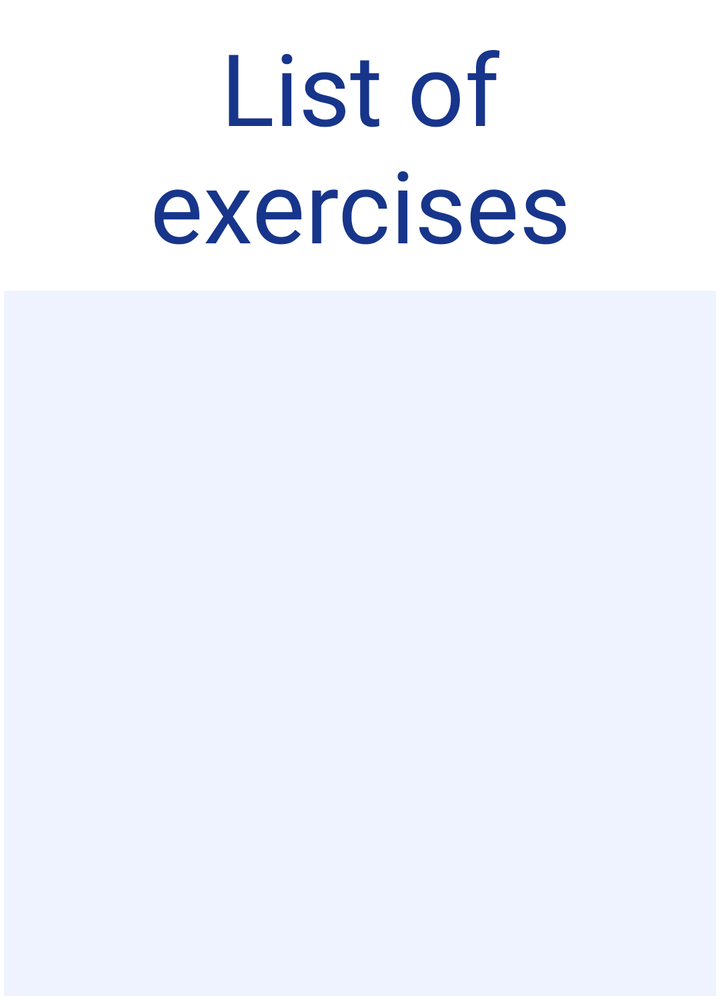
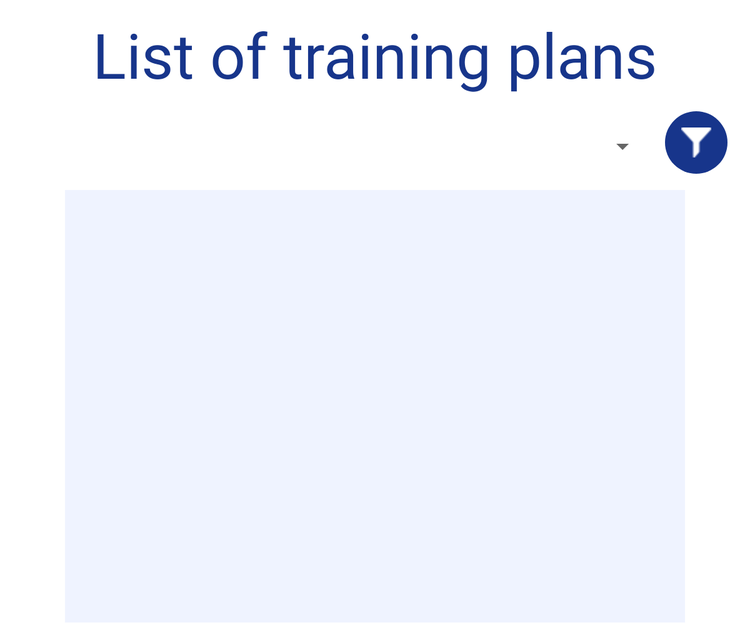

An Android layout and its configuration variant, each rendered on a device that would load it. The default file and the variant file are quoted in full after the pictures.
<!-- AndroidManifest.xml: application theme Theme.MobileAppVolley -->
<!-- res/layout/fragment_exercises.xml -->
<layout xmlns:android="http://schemas.android.com/apk/res/android"
    xmlns:app="http://schemas.android.com/apk/res-auto"
    xmlns:tools="http://schemas.android.com/tools">

    <data>
        <variable
            name="callback"
            type="com.example.mobileappvolley.fragment.coach.FragmentExercises" />
    </data>

    <RelativeLayout

        android:layout_width="match_parent"
        android:layout_height="500dp"
        android:padding="2dp"
        tools:context=".fragment.coach.FragmentExercises">

        <TextView
            android:id="@+id/title"
            android:layout_width="wrap_content"
            android:layout_height="wrap_content"
            android:layout_alignParentStart="true"
            android:layout_alignParentTop="true"
            android:layout_alignParentEnd="true"
            android:layout_marginStart="50dp"
            android:layout_marginTop="8dp"
            android:layout_marginEnd="50dp"
            android:fontFamily="@font/dongle_regular"
            android:text="List of exercises"
            android:textAlignment="center"
            android:textColor="@color/main_color"
            android:textSize="50sp" />

        <androidx.recyclerview.widget.RecyclerView
            android:background="#EFF3FF"
            android:id="@+id/exercisesRecyclerView"
            android:layout_width="match_parent"
            android:layout_height="match_parent"
            android:layout_below="@+id/title"
            android:layout_marginTop="10dp"
            android:layout_marginEnd="0dp" />
    </RelativeLayout>

</layout>
<!-- resources referenced by this layout -->
<resources>
  <color name="main_color">#17358b</color>
  <style name="Theme.MobileAppVolley" parent="Theme.MaterialComponents.DayNight.DarkActionBar">
          <item name="windowNoTitle">true</item>
          <item name="windowActionBar">false</item>
          
          <item name="colorPrimary">@color/purple_500</item>
          <item name="colorPrimaryVariant">@color/black</item>
          <item name="colorOnPrimary">@color/white</item>
          
          <item name="colorSecondary">@color/teal_200</item>
          <item name="colorSecondaryVariant">@color/teal_700</item>
          <item name="colorOnSecondary">@color/black</item>
          
          <item name="android:statusBarColor" tools:targetApi="l">?attr/colorPrimaryVariant</item>
          
      </style>
  <color name="purple_500">#FF6200EE</color>
  <color name="black">#FF000000</color>
  <color name="white">#FFFFFFFF</color>
  <color name="teal_200">#FF03DAC5</color>
  <color name="teal_700">#FF018786</color>
</resources>
<!-- res/layout-sw600dp/fragment_exercises.xml (the repository's variant of the layout above) -->
<!-- drawn on a 7-inch tablet held upright -->
<layout xmlns:android="http://schemas.android.com/apk/res/android"
    xmlns:app="http://schemas.android.com/apk/res-auto"
    xmlns:tools="http://schemas.android.com/tools">

    <data>
        <variable
            name="callback"
            type="com.example.mobileappvolley.fragment.coach.FragmentTrainingPlans" />
    </data>

    <RelativeLayout

        android:layout_width="match_parent"
        android:layout_height="500dp"
        android:padding="2dp"
        tools:context=".fragment.coach.FragmentTrainingPlans">

        <androidx.appcompat.widget.AppCompatSpinner
            android:id="@+id/categorySpinner"
            android:layout_width="300dp"
            android:layout_height="50dp"
            android:layout_below="@+id/title"
            android:layout_alignParentStart="true"
            android:layout_marginStart="220dp"
            android:layout_marginTop="15dp" />

        <androidx.appcompat.widget.AppCompatImageButton
            android:id="@+id/filter"
            android:layout_width="50dp"
            android:layout_height="50dp"
            android:layout_below="@+id/title"
            android:layout_gravity="center"
            android:layout_marginStart="10dp"
            android:layout_marginTop="12dp"

            android:layout_marginEnd="10dp"
            android:layout_toEndOf="@+id/categorySpinner"
            android:background="@drawable/button_login"
            android:src="@drawable/filter"
            android:textColor="@color/white" />
        <TextView
            android:id="@+id/title"
            android:layout_width="wrap_content"
            android:layout_height="wrap_content"
            android:layout_alignParentStart="true"
            android:layout_alignParentTop="true"
            android:layout_alignParentEnd="true"
            android:layout_marginStart="50dp"
            android:layout_marginTop="8dp"
            android:layout_marginEnd="50dp"
            android:fontFamily="@font/dongle_regular"
            android:text="List of training plans"
            android:textAlignment="center"
            android:textColor="@color/main_color"
            android:textSize="50sp" />

        <androidx.recyclerview.widget.RecyclerView
            android:id="@+id/exercisesRecyclerView"
            android:layout_width="match_parent"
            android:layout_height="match_parent"
            android:layout_below="@+id/categorySpinner"
            android:layout_marginTop="10dp"
            android:layout_marginStart="50dp"
            android:layout_marginEnd="50dp"
            android:background="#EFF3FF" />
    </RelativeLayout>

</layout>
<!-- resources referenced by the variant -->
<!-- as a 7-inch tablet held upright resolves them -->
<resources>
  <color name="main_color">#17358b</color>
  <color name="white">#FFFFFFFF</color>
  <!-- drawable button_login (drawable-v24) -->
  <?xml version="1.0" encoding="utf-8"?>
  <shape xmlns:android="http://schemas.android.com/apk/res/android">
      <corners
          android:radius="100dp"
          />
      <solid
          android:color="@color/main_color"
          />
      <padding
          android:left="0dp"
          android:top="0dp"
          android:right="0dp"
          android:bottom="0dp"
          />
  
  </shape>
  <!-- drawable filter: png bitmap (drawable-v24, 485 bytes) -->
  <style name="Theme.MobileAppVolley" parent="Theme.MaterialComponents.DayNight.DarkActionBar">
          <item name="windowNoTitle">true</item>
          <item name="windowActionBar">false</item>
          
          <item name="colorPrimary">@color/purple_500</item>
          <item name="colorPrimaryVariant">@color/black</item>
          <item name="colorOnPrimary">@color/white</item>
          
          <item name="colorSecondary">@color/teal_200</item>
          <item name="colorSecondaryVariant">@color/teal_700</item>
          <item name="colorOnSecondary">@color/black</item>
          
          <item name="android:statusBarColor" tools:targetApi="l">?attr/colorPrimaryVariant</item>
          
      </style>
  <color name="purple_500">#FF6200EE</color>
  <color name="black">#FF000000</color>
  <color name="teal_200">#FF03DAC5</color>
  <color name="teal_700">#FF018786</color>
</resources>
